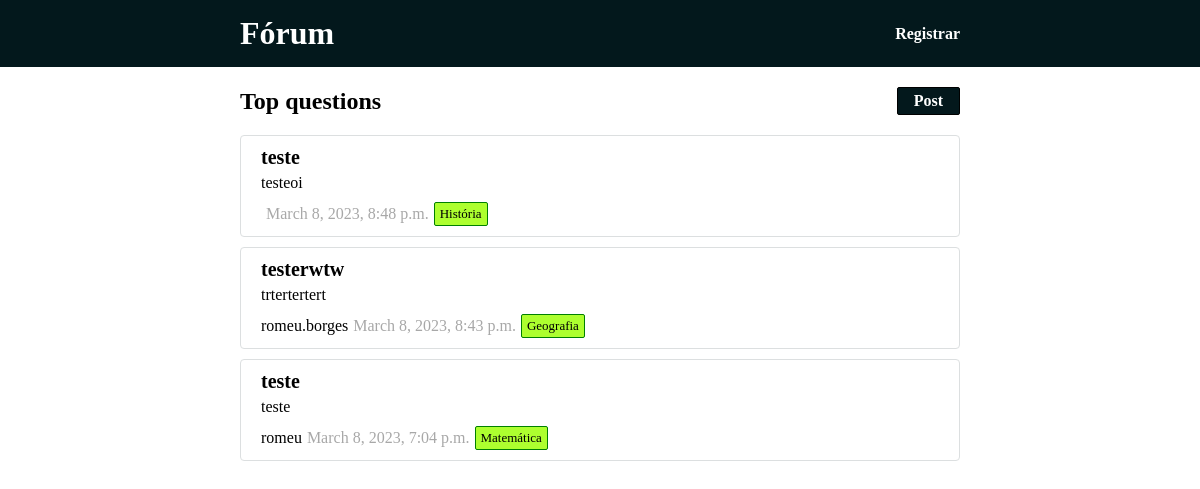
The app's page /, older data.
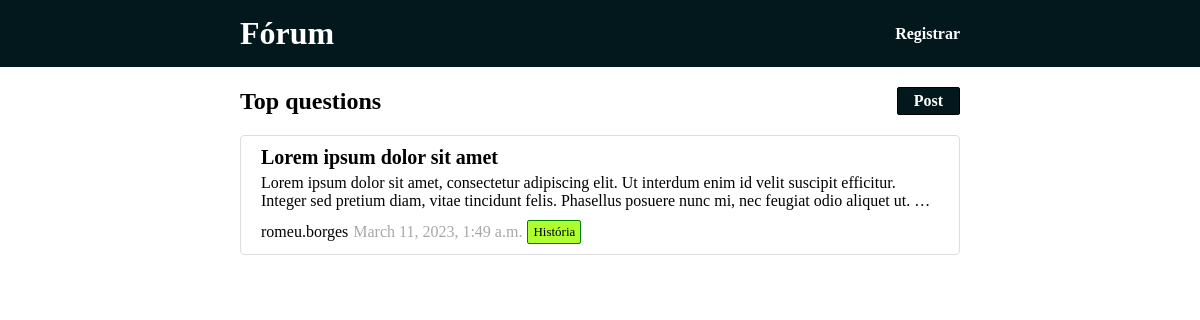
The same page, newer data.
### main/models.py (models this page shows, shortened)
class Question(models.Model):
    title = models.CharField(max_length=100)
    description = models.TextField()
    posted_at = models.DateTimeField(auto_now_add=True)
    edited_at = models.DateTimeField(auto_now=True)
    category = models.ForeignKey(
        Category, on_delete=models.SET_NULL, null=True
    )
    author = models.ForeignKey(
        User, on_delete=models.SET_NULL, null=True
    )

class Category(models.Model):
    name = models.CharField(max_length=50)

### main/views.py (the view)
# urls.py: path('', views.home, name='home'),
def home(request):
    questions = Question.objects.all().order_by('-id')
    return render(request, 'main/pages/main.html', context={
        'questions':questions
    })

### main/templates/main/pages/main.html
{% include 'global/base.html' %}
<body>
	{% include 'main/partials/body_header.html'%}
	{% for question in questions %}
		{% include 'main/partials/home_question.html' %}
	{% endfor %}
</body>
</html>

### main/templates/main/partials/home_question.html (shortened to what this page needs)
<div class="body-post-container">
		<div class="body-post-top">
			<div class="body-post-title">
				<a class="post-title" href="{% url 'main:question' question.id %}"> {{question.title}} </a>
			</div>
		</div>
		<div class="body-post-subtitle">
			<p class="post-subtitle">{{question.description}}</p>
		</div>
		<div class="body-post-lower">
			<div class="body-post-author-name">
				<a class="post-author"> {{question.author.username}} </a>
			</div>
			<div class="post-date">
				<p class="date">{{question.posted_at}}</p>
			</div>
			<div class="body-post-tags">
				<p class="tag">{{question.category.name}}</p>
			</div>
		</div>
	</div>

Row changes from the older to the newer data that the page shows:
removed Question: title "teste", description "testeoi", posted_at "March 8, 2023, 8:48 p.m.", category.name "História"
removed Question: title "testerwtw", description "trtertertert", author.username "romeu.borges", posted_at "March 8, 2023, 8:43 p.m.", category.name "Geografia"
removed Question: title "teste", description "teste", author.username "romeu", posted_at "March 8, 2023, 7:04 p.m.", category.name "Matemática"
added Question: title "Lorem ipsum dolor sit amet", description "Lorem ipsum dolor sit amet, consectetur adipiscing elit. Ut interdum enim id velit suscipit efficitur. Integer sed pretium diam, vitae tincidunt felis. Phasellus posuere nunc mi, nec feugiat odio aliquet ut.…", author.username "romeu.borges", posted_at "March 11, 2023, 1:49 a.m.", category.name "História"
